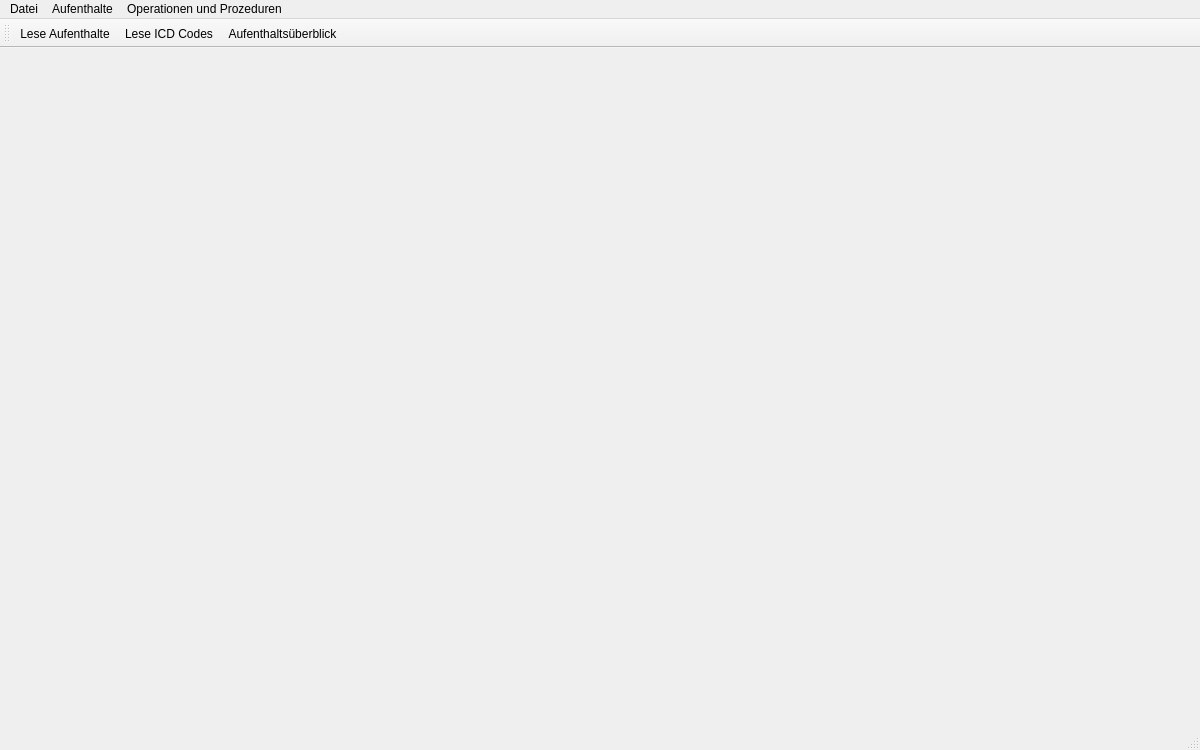
<?xml version="1.0" encoding="UTF-8"?>
<ui version="4.0">
 <class>HospitalSoftware</class>
 <widget class="QMainWindow" name="HospitalSoftware">
  <property name="geometry">
   <rect>
    <x>0</x>
    <y>0</y>
    <width>1200</width>
    <height>750</height>
   </rect>
  </property>
  <property name="windowTitle">
   <string>HospitalSoftware</string>
  </property>
  <widget class="QWidget" name="centralwidget"/>
  <widget class="QMenuBar" name="menubar">
   <property name="geometry">
    <rect>
     <x>0</x>
     <y>0</y>
     <width>1200</width>
     <height>30</height>
    </rect>
   </property>
   <widget class="QMenu" name="menuDatei">
    <property name="title">
     <string>Datei</string>
    </property>
    <addaction name="actionLese_Aufenthalte"/>
    <addaction name="actionLese_ICD_Codes"/>
   </widget>
   <widget class="QMenu" name="menuAufenthalte">
    <property name="title">
     <string>Aufenthalte</string>
    </property>
    <addaction name="actionAufenthaltsueberblick"/>
    <addaction name="actionPatient_verlegen"/>
    <addaction name="actionPatient_entlassen"/>
   </widget>
   <widget class="QMenu" name="menuOperationen_und_Prozeduren">
    <property name="title">
     <string>Operationen und Prozeduren</string>
    </property>
   </widget>
   <addaction name="menuDatei"/>
   <addaction name="menuAufenthalte"/>
   <addaction name="menuOperationen_und_Prozeduren"/>
  </widget>
  <widget class="QStatusBar" name="statusbar"/>
  <widget class="QToolBar" name="toolBar">
   <property name="windowTitle">
    <string>toolBar</string>
   </property>
   <attribute name="toolBarArea">
    <enum>TopToolBarArea</enum>
   </attribute>
   <attribute name="toolBarBreak">
    <bool>false</bool>
   </attribute>
   <addaction name="actionLese_Aufenthalte"/>
   <addaction name="actionLese_ICD_Codes"/>
   <addaction name="actionAufenthaltsueberblick"/>
  </widget>
  <action name="actionLese_Aufenthalte">
   <property name="icon">
    <iconset resource="resources.qrc">
     <normaloff>:/icons/stays.png</normaloff>:/icons/stays.png</iconset>
   </property>
   <property name="text">
    <string>Lese Aufenthalte</string>
   </property>
  </action>
  <action name="actionLese_ICD_Codes">
   <property name="icon">
    <iconset resource="resources.qrc">
     <normaloff>:/icons/icd.png</normaloff>:/icons/icd.png</iconset>
   </property>
   <property name="text">
    <string>Lese ICD Codes</string>
   </property>
  </action>
  <action name="actionAufenthaltsueberblick">
   <property name="icon">
    <iconset resource="resources.qrc">
     <normaloff>:/icons/overview.png</normaloff>:/icons/overview.png</iconset>
   </property>
   <property name="text">
    <string>Aufenthaltsüberblick</string>
   </property>
  </action>
  <action name="actionPatient_verlegen">
   <property name="text">
    <string>Patient verlegen</string>
   </property>
   <property name="toolTip">
    <string>Patient in andere Abteilung verlegen</string>
   </property>
  </action>
  <action name="actionPatient_entlassen">
   <property name="text">
    <string>Patient entlassen</string>
   </property>
  </action>
 </widget>
 <resources>
  <include location="resources.qrc"/>
 </resources>
 <connections/>
</ui>
